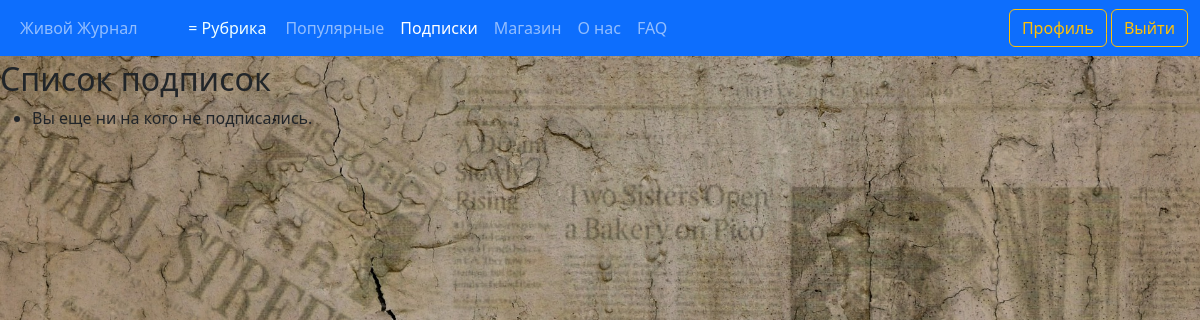
The app's page /subscription (signed in), older data.
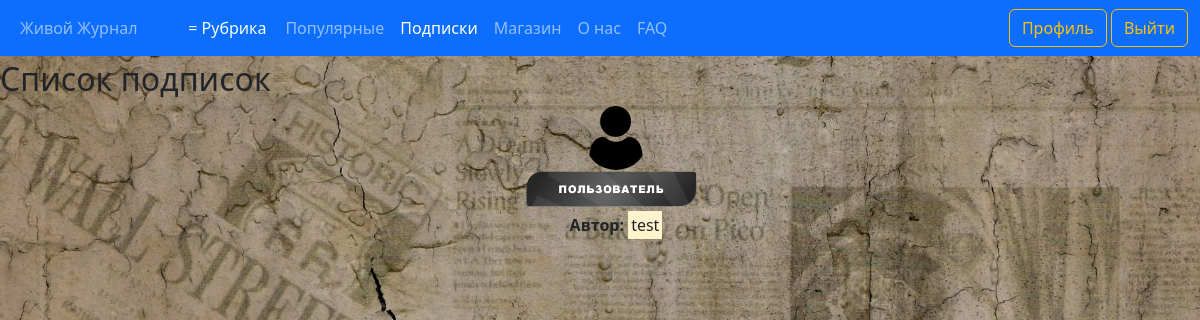
The same page, newer data.
### journal/models.py (models this page shows, shortened)
class Follow(models.Model):
    follower = models.ForeignKey(User, verbose_name='Подписчик', on_delete=models.CASCADE, related_name='following')
    following = models.ForeignKey(User, verbose_name='Кумир',  on_delete=models.CASCADE, related_name='followers')
    date = models.DateTimeField('Дата', default=timezone.now)
    class Meta:
        verbose_name = 'Подписку'
        verbose_name_plural = 'Подписки'

### users/models.py (models this page shows, shortened)
class Profile(models.Model):
    STATUS_CHOICES = {
        ('User', 'Пользователь'),
        ('User VIP', 'VIP пользователь'),
        ('Admin', 'Администратор'),
    }
    user = models.OneToOneField(User, verbose_name='Имя пользователя', on_delete=models.CASCADE)
    img = models.ImageField('Фото пользователя', default='default_user.png', upload_to='user_images')
    status = models.CharField(max_length=20, verbose_name='Статус пользователя', choices=STATUS_CHOICES, default='User')
    vip_status_expiry = models.DateTimeField(verbose_name='Окончание VIP статуса', null=True, blank=True)
    class Meta:
        verbose_name = 'Профаил'
        verbose_name_plural = 'Профайлы'

### journal/views.py (the view, shortened to what this page needs)
# urls.py: path('subscription', views.SubscriptionView.as_view(), name='subscription'),
class SubscriptionView(LoginRequiredMixin, ListView):
    model = Follow
    template_name = 'journal/subscription.html'
    context_object_name = 'follows'
    paginate_by = 5
    def get_context_data(self, **kwargs):
        ctx = super().get_context_data(**kwargs)
        user = self.request.user
        if user.is_authenticated:
            profile = Profile.objects.get(user=user)
            ctx['profile'] = profile
        return ctx
    def get_queryset(self):
        return Follow.objects.filter(follower=self.request.user)

### journal/templates/journal/subscription.html (shortened to what this page needs)
{% extends 'journal/base.html' %}
{% block subscription_active %}
  active
{% endblock %}
{% block content %}
  <h2>Список подписок</h2>
  <ul>
    {% for follow in follows %}
      <a href="{% url 'user-articles' follow.following.username %}" class="no-underline">
        <div class="profile-container">
          <img src="{{ follow.following.profile.img.url }}" alt="{{ article.author }}" class="user_images">
          {% if follow.following.profile.status == 'User' %}
            <img src="pictures/main_page/user_label.png" alt="Badge" width="180">
          {% elif follow.following.profile.status == 'Admin' %}
            <img src="pictures/main_page/admin_label.png" alt="Badge" width="180">
          {% else %}
            <img src="pictures/main_page/user_vip_label.png" alt="Badge" width="180">
          {% endif %}
          <p><b>Автор:</b> <mark>{{ follow.following.username }}</mark></p>
        </div>
      </a>
    {% empty %}
      <li>Вы еще ни на кого не подписались.</li>
    {% endfor %}
  </ul>
{% endblock %}

Row changes from the older to the newer data that the page shows:
added Follow: following.profile.img (placeholder picture), following.username "test"
Text that changed along with them:
text no longer shown: "Вы еще ни на кого не подписались."
